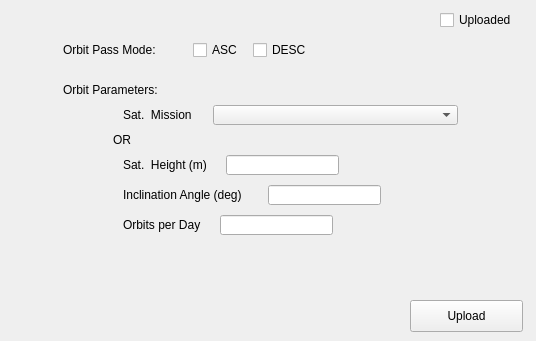
         <widget class="QWidget" name="tab_11">
          <attribute name="title">
           <string>Sat.  Orbit</string>
          </attribute>
          <widget class="QLabel" name="label_40">
           <property name="geometry">
            <rect>
             <x>63</x>
             <y>40</y>
             <width>111</width>
             <height>20</height>
            </rect>
           </property>
           <property name="text">
            <string>Orbit Pass Mode:</string>
           </property>
          </widget>
          <widget class="QLabel" name="label_41">
           <property name="geometry">
            <rect>
             <x>123</x>
             <y>215</y>
             <width>101</width>
             <height>20</height>
            </rect>
           </property>
           <property name="text">
            <string>Orbits per Day</string>
           </property>
          </widget>
          <widget class="QLabel" name="label_42">
           <property name="geometry">
            <rect>
             <x>63</x>
             <y>80</y>
             <width>111</width>
             <height>20</height>
            </rect>
           </property>
           <property name="text">
            <string>Orbit Parameters:</string>
           </property>
          </widget>
          <widget class="QLineEdit" name="lineEdit_13">
           <property name="geometry">
            <rect>
             <x>268</x>
             <y>185</y>
             <width>113</width>
             <height>20</height>
            </rect>
           </property>
          </widget>
          <widget class="QCheckBox" name="checkBox_5">
           <property name="geometry">
            <rect>
             <x>193</x>
             <y>40</y>
             <width>61</width>
             <height>20</height>
            </rect>
           </property>
           <property name="text">
            <string>ASC</string>
           </property>
          </widget>
          <widget class="QLabel" name="label_43">
           <property name="geometry">
            <rect>
             <x>113</x>
             <y>130</y>
             <width>81</width>
             <height>20</height>
            </rect>
           </property>
           <property name="text">
            <string>OR</string>
           </property>
          </widget>
          <widget class="QComboBox" name="comboBox_12">
           <property name="geometry">
            <rect>
             <x>213</x>
             <y>105</y>
             <width>245</width>
             <height>20</height>
            </rect>
           </property>
          </widget>
          <widget class="QLabel" name="label_44">
           <property name="geometry">
            <rect>
             <x>123</x>
             <y>155</y>
             <width>101</width>
             <height>20</height>
            </rect>
           </property>
           <property name="text">
            <string>Sat.  Height (m)</string>
           </property>
          </widget>
          <widget class="QLineEdit" name="lineEdit_14">
           <property name="geometry">
            <rect>
             <x>226</x>
             <y>155</y>
             <width>113</width>
             <height>20</height>
            </rect>
           </property>
          </widget>
          <widget class="QLabel" name="label_45">
           <property name="geometry">
            <rect>
             <x>123</x>
             <y>185</y>
             <width>141</width>
             <height>20</height>
            </rect>
           </property>
           <property name="text">
            <string>Inclination Angle (deg)</string>
           </property>
          </widget>
          <widget class="QLineEdit" name="lineEdit_15">
           <property name="geometry">
            <rect>
             <x>220</x>
             <y>215</y>
             <width>113</width>
             <height>20</height>
            </rect>
           </property>
          </widget>
          <widget class="QCheckBox" name="checkBox_6">
           <property name="geometry">
            <rect>
             <x>253</x>
             <y>40</y>
             <width>81</width>
             <height>20</height>
            </rect>
           </property>
           <property name="text">
            <string>DESC</string>
           </property>
          </widget>
          <widget class="QLabel" name="label_46">
           <property name="geometry">
            <rect>
             <x>123</x>
             <y>105</y>
             <width>81</width>
             <height>20</height>
            </rect>
           </property>
           <property name="text">
            <string>Sat.  Mission</string>
           </property>
          </widget>
          <widget class="QCheckBox" name="checkBox_9">
           <property name="geometry">
            <rect>
             <x>440</x>
             <y>10</y>
             <width>87</width>
             <height>20</height>
            </rect>
           </property>
           <property name="text">
            <string>Uploaded</string>
           </property>
           <property name="checkable">
            <bool>false</bool>
           </property>
          </widget>
          <widget class="QPushButton" name="pushButton_6">
           <property name="geometry">
            <rect>
             <x>410</x>
             <y>300</y>
             <width>113</width>
             <height>32</height>
            </rect>
           </property>
           <property name="text">
            <string>Upload</string>
           </property>
          </widget>
         </widget>
